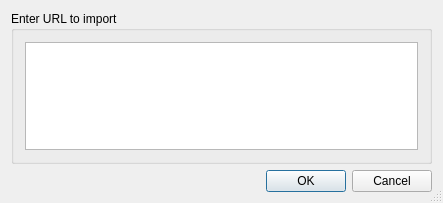
<?xml version="1.0" encoding="UTF-8"?>
<ui version="4.0">
 <class>ImportURLDialogBA</class>
 <widget class="QDialog" name="ImportURLDialogBA">
  <property name="geometry">
   <rect>
    <x>0</x>
    <y>0</y>
    <width>443</width>
    <height>203</height>
   </rect>
  </property>
  <property name="windowTitle">
   <string>Import URL</string>
  </property>
  <property name="sizeGripEnabled">
   <bool>true</bool>
  </property>
  <property name="modal">
   <bool>true</bool>
  </property>
  <layout class="QGridLayout">
   <item row="1" column="0">
    <widget class="QDialogButtonBox" name="buttonBox">
     <property name="orientation">
      <enum>Qt::Horizontal</enum>
     </property>
     <property name="standardButtons">
      <set>QDialogButtonBox::Cancel|QDialogButtonBox::Ok</set>
     </property>
     <property name="centerButtons">
      <bool>false</bool>
     </property>
    </widget>
   </item>
   <item row="0" column="0">
    <widget class="QGroupBox" name="groupBox1">
     <property name="title">
      <string>Enter URL to import</string>
     </property>
     <layout class="QGridLayout">
      <item row="0" column="0">
       <widget class="QTextEdit" name="URLTextEdit">
        <property name="text" stdset="0">
         <string/>
        </property>
       </widget>
      </item>
     </layout>
    </widget>
   </item>
  </layout>
 </widget>
 <layoutdefault spacing="6" margin="11"/>
 <resources/>
 <connections>
  <connection>
   <sender>buttonBox</sender>
   <signal>rejected()</signal>
   <receiver>ImportURLDialogBA</receiver>
   <slot>close()</slot>
   <hints>
    <hint type="sourcelabel">
     <x>221</x>
     <y>180</y>
    </hint>
    <hint type="destinationlabel">
     <x>221</x>
     <y>101</y>
    </hint>
   </hints>
  </connection>
  <connection>
   <sender>buttonBox</sender>
   <signal>accepted()</signal>
   <receiver>ImportURLDialogBA</receiver>
   <slot>importURL()</slot>
   <hints>
    <hint type="sourcelabel">
     <x>221</x>
     <y>180</y>
    </hint>
    <hint type="destinationlabel">
     <x>221</x>
     <y>101</y>
    </hint>
   </hints>
  </connection>
 </connections>
 <slots>
  <slot>importURL()</slot>
 </slots>
</ui>
